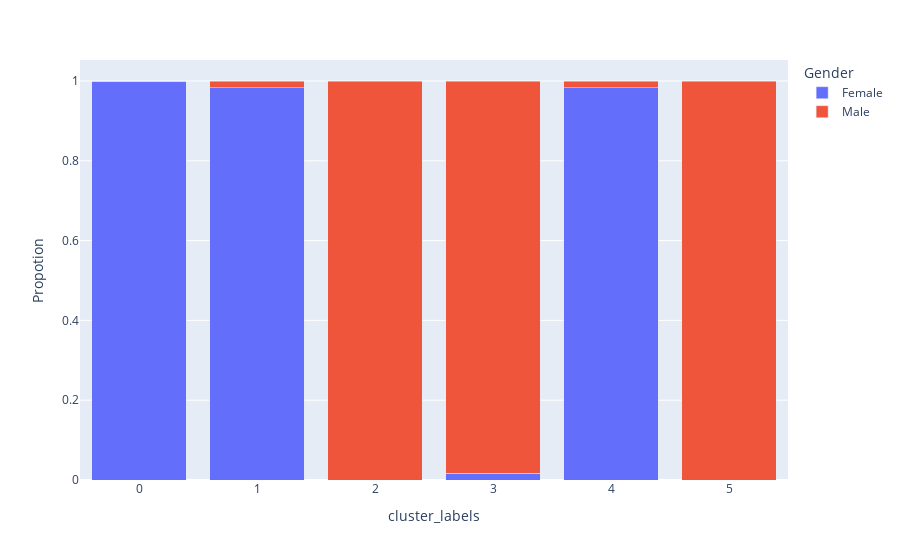

Notebook cell for this chart:
### Code cell
df_gender = pd.crosstab(df["cluster_labels"], df["Gender"], normalize="index")
gender_dist = df_gender.reset_index().melt(id_vars="cluster_labels", var_name ="Gender", value_name = "Propotion")
fig = px.bar(gender_dist, x="cluster_labels", y="Propotion", color = "Gender", barmode = "stack")
fig.show()

### Figure 1 — Plotly figure (JSON) as saved in the notebook; plotly's stock layout.template omitted (floating-point values rounded to 4 significant figures)
{"data": [{"alignmentgroup": "True", "hovertemplate": "Gender=Female<br>cluster_labels=%{x}<br>Propotion=%{y}<extra></extra>", "legendgroup": "Female", "marker": {"color": "#636efa", "pattern": {"shape": ""}}, "name": "Female", "offsetgroup": "Female", "orientation": "v", "showlegend": true, "textposition": "auto", "type": "bar", "x": ["0", "1", "2", "3", "4", "5"], "xaxis": "x", "y": [1, 0.9831, 0, 0.01724, 0.9831, 0], "yaxis": "y"}, {"alignmentgroup": "True", "hovertemplate": "Gender=Male<br>cluster_labels=%{x}<br>Propotion=%{y}<extra></extra>", "legendgroup": "Male", "marker": {"color": "#EF553B", "pattern": {"shape": ""}}, "name": "Male", "offsetgroup": "Male", "orientation": "v", "showlegend": true, "textposition": "auto", "type": "bar", "x": ["0", "1", "2", "3", "4", "5"], "xaxis": "x", "y": [0, 0.01695, 1, 0.9828, 0.01695, 1], "yaxis": "y"}], "layout": {"barmode": "stack", "legend": {"title": {"text": "Gender"}, "tracegroupgap": 0}, "margin": {"t": 60}, "xaxis": {"anchor": "y", "domain": [0, 1], "title": {"text": "cluster_labels"}}, "yaxis": {"anchor": "x", "domain": [0, 1], "title": {"text": "Propotion"}}}}
